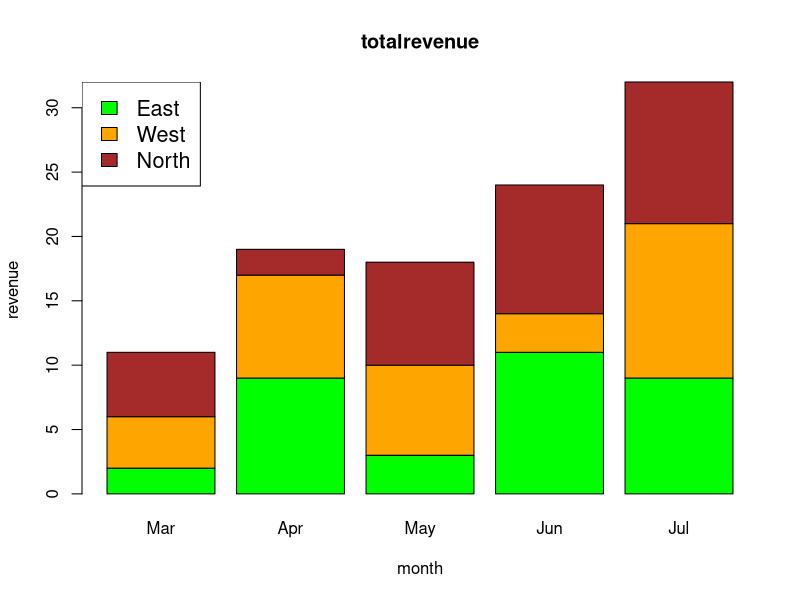

Generate this figure with R:

colors <- c("green","orange","brown")
months <- c("Mar","Apr","May","Jun","Jul")
regions <- c("East","West","North")
Values <- matrix(c(2,9,3,11,9,4,8,7,3,12,5,2,8,10,11),nrow=3,ncol=5,byrow=TRUE)
png(file = "barchart_stacked.png")
barplot(Values,main="totalrevenue",names.arg=months,xlab="month",ylab="revenue",col=colors)
legend("topleft", regions, cex=1.3, fill=colors)
dev.off()